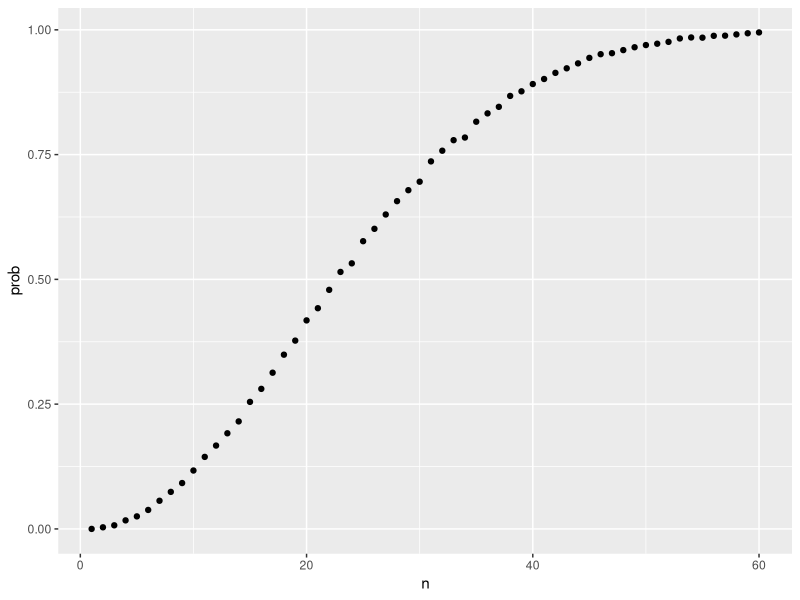
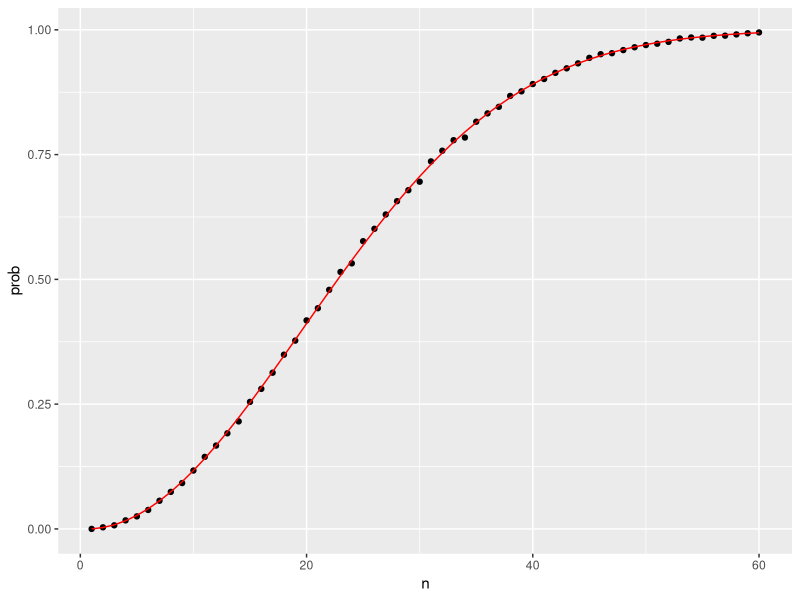

Write R code to recreate these figures, in order.
# checking for duplicated birthdays in one 50 person group
library(tidyverse)

n <- 50
bdays <- sample(1:365, n, replace = TRUE)    # generate n random birthdays
any(duplicated(bdays))    # check if any birthdays are duplicated
#[1] TRUE <- however, it depend on the chance

# Monte Carlo simulation with B=10000 replicates
B <- 10000
results <- replicate(B, {    # returns vector of B logical values
  bdays <- sample(1:365, n, replace = TRUE)
  any(duplicated(bdays))
})
mean(results)    # calculates proportion of groups with duplicated birthdays
#[1] 0.9714 <- this is the chance


#What about 25 people in the group
n <- 25
B <- 10000
results <- replicate(B, {    # returns vector of B logical values
  bdays <- sample(1:365, n, replace = TRUE)
  any(duplicated(bdays))
})
mean(results)
#[1] 0.5773

#Try to find a number of members for a group which gives half probability in duplicated birthday. 
#What about 22 people in the group
n <- 22
B <- 10000
results <- replicate(B, {    # returns vector of B logical values
  bdays <- sample(1:365, n, replace = TRUE)
  any(duplicated(bdays))
})
mean(results)
#[1] 0.4707


#In order to find probability of each n (1:60)

#Defining birthday function

birthday_prob <- function(x,B) {
  n <- x
  b <- B
  prob <- replicate(b, {
    bdays <- sample(1:365, n, replace = TRUE)
    any(duplicated(bdays))
  })
  y <- mean(prob)
  print(y)
}
birthday_prob(22,1000)
# [1] 0.483

#Using the function 'aspply' to safe the results(the probability) 
birthday_prob_2 <- function(x) {
  n <- x
  b <- 10000
  prob <- replicate(b, {
    bdays <- sample(1:365, n, replace = TRUE)
    any(duplicated(bdays))
  })
  y <- mean(prob)
  print(y)
}

n <- seq(1,60)
prob <- sapply(n, birthday_prob_2)
qplot(n, prob)

help(prod)

#Mathematical reasoning
#The probability for duplicated birthday is same with the probability that 1 - all members are unique.
exact_prob <- function(n){
  stopifnot(length(n)==1L, is.finite(n), n >= 0, n == floor(n))
  if (n > 365) return(1)
  1 - prod((365 - seq_len(n) + 1)/365)
}
exact_probs <- sapply(n, exact_prob)
qplot(n, prob) + geom_line(aes(n, exact_probs), col="red")
help(sapply)
